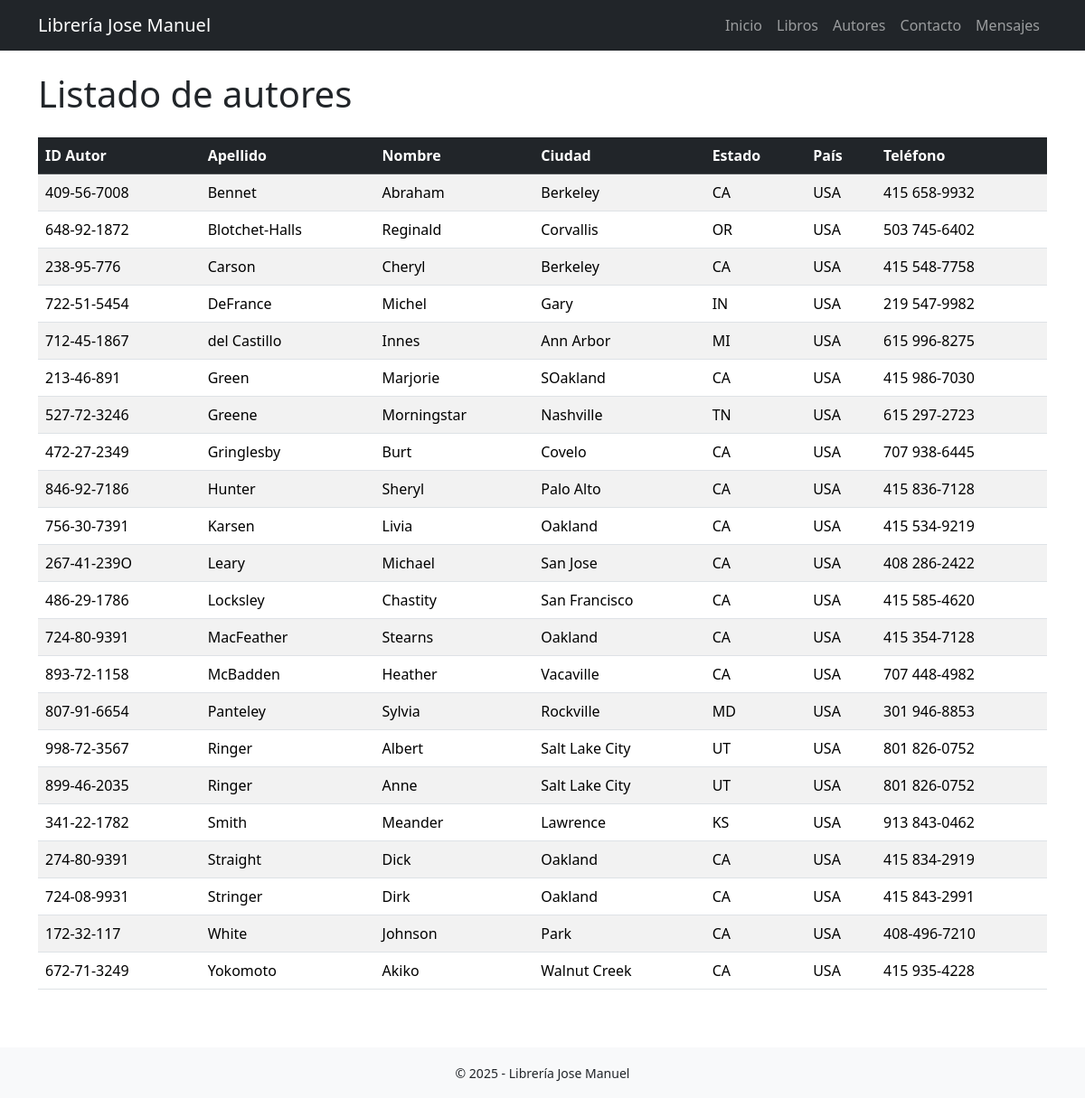
The app's page /pages/autores.php with its own data.
### tables this page shows
CREATE TABLE `autores` (
  `id_autor` varchar(11) NOT NULL,
  `apellido` varchar(15) NOT NULL,
  `nombre` varchar(15) NOT NULL,
  `telefono` varchar(12) NOT NULL,
  `direccion` varchar(20) NOT NULL,
  `ciudad` varchar(15) NOT NULL,
  `estado` varchar(2) NOT NULL,
  `pais` varchar(3) NOT NULL,
  `cod_postal` int NOT NULL,
  PRIMARY KEY (`id_autor`)
);

### pages/autores.php (the view)
<?php
require_once __DIR__ . '/../config/db.php';
include __DIR__ . '/../includes/header.php';
$sql = "
    SELECT
        id_autor,
        apellido,
        nombre,
        ciudad,
        estado,
        pais,
        telefono
    FROM autores
    ORDER BY apellido, nombre;
";
$stmt = $pdo->query($sql);
$autores = $stmt->fetchAll();
?>
<div class="container mt-4">
    <h1 class="mb-4">Listado de autores</h1>
    <?php if (count($autores) === 0): ?>
        <div class="alert alert-info">
            No hay autores registrados en la base de datos.
        </div>
    <?php else: ?>
        <div class="table-responsive">
            <table class="table table-striped table-hover align-middle table-custom">
                <thead class="table-dark">
                    <tr>
                        <th>ID Autor</th>
                        <th>Apellido</th>
                        <th>Nombre</th>
                        <th>Ciudad</th>
                        <th>Estado</th>
                        <th>País</th>
                        <th>Teléfono</th>
                    </tr>
                </thead>
                <tbody>
                    <?php foreach ($autores as $autor): ?>
                        <tr>
                            <td><?= htmlspecialchars($autor['id_autor']) ?></td>
                            <td><?= htmlspecialchars(trim($autor['apellido'])) ?></td>
                            <td><?= htmlspecialchars(trim($autor['nombre'])) ?></td>
                            <td><?= htmlspecialchars($autor['ciudad']) ?></td>
                            <td><?= htmlspecialchars($autor['estado']) ?></td>
                            <td><?= htmlspecialchars($autor['pais']) ?></td>
                            <td><?= htmlspecialchars($autor['telefono']) ?></td>
                        </tr>
                    <?php endforeach; ?>
                </tbody>
            </table>
        </div>
    <?php endif; ?>
</div>
<?php
include __DIR__ . '/../includes/footer.php';
?>

### includes/header.php (shortened to what this page needs)
<!DOCTYPE html>
<html lang="es">
<head>
    <link href="https://cdn.jsdelivr.net/npm/bootstrap@5.3.3/dist/css/bootstrap.min.css" rel="stylesheet"
>
    <link rel="stylesheet" href="///css/estilos.css">
</head>
<body>
    <nav class="navbar navbar-expand-lg navbar-dark bg-dark">
        <div class="container">
            <a class="navbar-brand" href="///index.php">Librería Jose Manuel</a>
            <div class="collapse navbar-collapse" id="navbarNav">
                <ul class="navbar-nav ms-auto mb-2 mb-lg-0">
                    <li class="nav-item">
                        <a class="nav-link <?php echo ($pagina == 'index') ? 'active' : ''; ?>"
                            href="///index.php">Inicio</a>
                    </li>
                    <li class="nav-item">
                        <a class="nav-link <?php echo ($pagina == 'libros') ? 'active' : ''; ?>"
                            href="///pages/libros.php">Libros</a>
                    </li>
                    <li class="nav-item">
                        <a class="nav-link <?php echo ($pagina == 'autores') ? 'active' : ''; ?>"
                            href="///pages/autores.php">Autores</a>
                    </li>
                    <li class="nav-item">
                        <a class="nav-link <?php echo ($pagina == 'contacto') ? 'active' : ''; ?>"
                            href="///pages/contacto.php">Contacto</a>
                    </li>
                    <li class="nav-item">
                        <a class="nav-link <?php echo ($pagina == 'mensajes') ? 'active' : ''; ?>"
                            href="///pages/mensajes.php">
                            Mensajes
                        </a>
                    </li>
                </ul>
            </div>
        </div>
    </nav>

### includes/footer.php (shortened to what this page needs)
<footer class="bg-light text-center py-3 mt-5">
    <div class="container">
        <small>&copy; <?php echo date('Y'); ?> - Librería Jose Manuel</small>
    </div>
</footer>
</body>
</html>

### records on screen
autores: id_autor "409-56-7008", apellido "Bennet", nombre "Abraham", ciudad "Berkeley", estado "CA", pais "USA", telefono "415 658-9932"
autores: id_autor "648-92-1872", apellido "Blotchet-Halls", nombre "Reginald", ciudad "Corvallis", estado "OR", pais "USA", telefono "503 745-6402"
autores: id_autor "238-95-776", apellido "Carson", nombre "Cheryl", ciudad "Berkeley", estado "CA", pais "USA", telefono "415 548-7758"
autores: id_autor "722-51-5454", apellido "DeFrance", nombre "Michel", ciudad "Gary", estado "IN", pais "USA", telefono "219 547-9982"
autores: id_autor "712-45-1867", apellido "del Castillo", nombre "Innes", ciudad "Ann Arbor", estado "MI", pais "USA", telefono "615 996-8275"
autores: id_autor "213-46-891", apellido "Green", nombre "Marjorie", ciudad "SOakland", estado "CA", pais "USA", telefono "415 986-7030"
autores: id_autor "527-72-3246", apellido "Greene", nombre "Morningstar", ciudad "Nashville", estado "TN", pais "USA", telefono "615 297-2723"
autores: id_autor "472-27-2349", apellido "Gringlesby", nombre "Burt", ciudad "Covelo", estado "CA", pais "USA", telefono "707 938-6445"
autores: id_autor "846-92-7186", apellido "Hunter", nombre "Sheryl", ciudad "Palo Alto", estado "CA", pais "USA", telefono "415 836-7128"
autores: id_autor "756-30-7391", apellido "Karsen", nombre "Livia", ciudad "Oakland", estado "CA", pais "USA", telefono "415 534-9219"
autores: id_autor "267-41-239O", apellido "Leary", nombre "Michael", ciudad "San Jose", estado "CA", pais "USA", telefono "408 286-2422"
autores: id_autor "486-29-1786", apellido "Locksley", nombre "Chastity", ciudad "San Francisco", estado "CA", pais "USA", telefono "415 585-4620"
autores: id_autor "724-80-9391", apellido "MacFeather", nombre "Stearns", ciudad "Oakland", estado "CA", pais "USA", telefono "415 354-7128"
autores: id_autor "893-72-1158", apellido "McBadden", nombre "Heather", ciudad "Vacaville", estado "CA", pais "USA", telefono "707 448-4982"
autores: id_autor "807-91-6654", apellido "Panteley", nombre "Sylvia", ciudad "Rockville", estado "MD", pais "USA", telefono "301 946-8853"
autores: id_autor "998-72-3567", apellido "Ringer", nombre "Albert", ciudad "Salt Lake City", estado "UT", pais "USA", telefono "801 826-0752"
autores: id_autor "899-46-2035", apellido "Ringer", nombre "Anne", ciudad "Salt Lake City", estado "UT", pais "USA", telefono "801 826-0752"
autores: id_autor "341-22-1782", apellido "Smith", nombre "Meander", ciudad "Lawrence", estado "KS", pais "USA", telefono "913 843-0462"
autores: id_autor "274-80-9391", apellido "Straight", nombre "Dick", ciudad "Oakland", estado "CA", pais "USA", telefono "415 834-2919"
autores: id_autor "724-08-9931", apellido "Stringer", nombre "Dirk", ciudad "Oakland", estado "CA", pais "USA", telefono "415 843-2991"
autores: id_autor "172-32-117", apellido "White", nombre "Johnson", ciudad "Park", estado "CA", pais "USA", telefono "408-496-7210"
autores: id_autor "672-71-3249", apellido "Yokomoto", nombre "Akiko", ciudad "Walnut Creek", estado "CA", pais "USA", telefono "415 935-4228"
